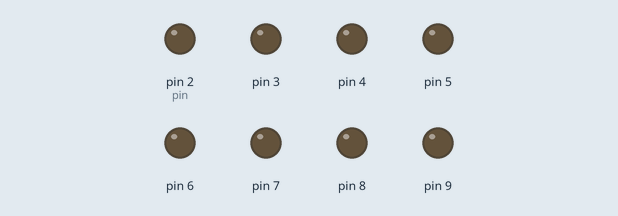
This sketch was run on a simulated Arduino Uno, built with avr-gcc and run on an emulated ATmega328P. Shown: output pins drawn as LEDs (lit = HIGH).

Above: at 2.0 s.
At 4.5 s:
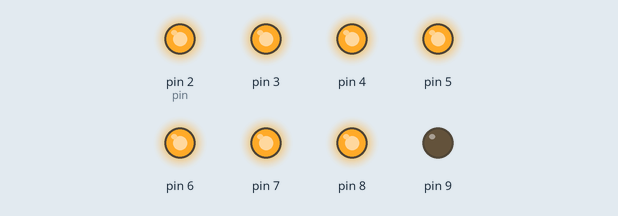
At 5.5 s:
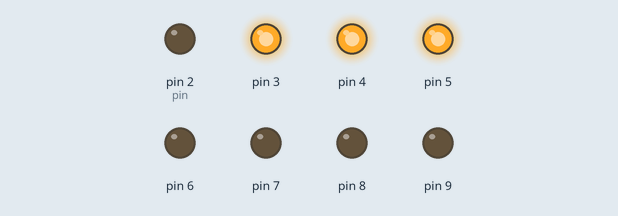
At 7.5 s:
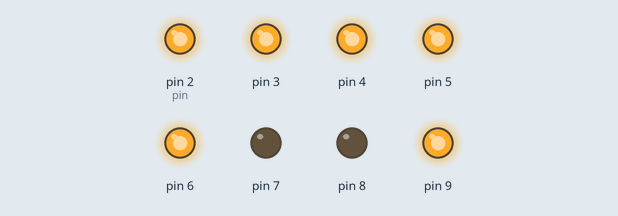
At 9.5 s:
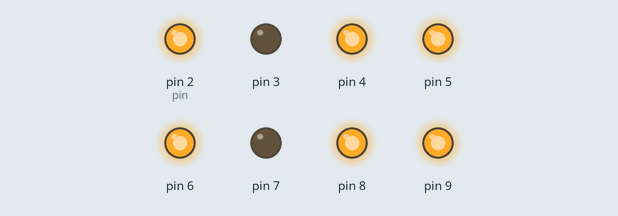
At 12.5 s:
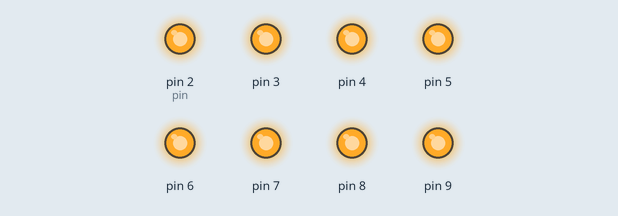
Timing chart, 0 to 15.0 s (numbered marks = the images above):
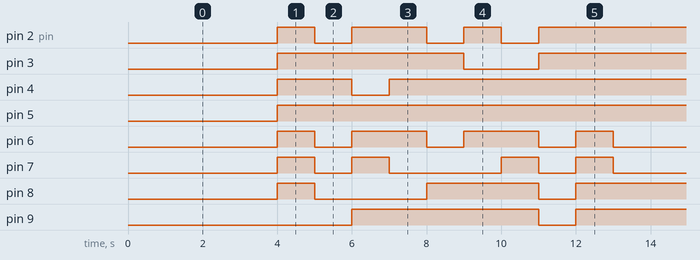

The sketch:

_01_11_7segment.ino
```cpp
byte digits[10][8] = {
    //a  b  c  .  d  e  f  g
    { 1, 1, 1, 1, 1, 1, 1, 0},  // for displaying 0
    { 0, 1, 1, 1, 0, 0, 0, 0},  // for displaying 1
    { 1, 1, 0, 1, 1, 1, 0, 1},  // for displaying 2
    { 1, 1, 1, 1, 1, 0, 0, 1},  // for displaying 3
    { 0, 1, 1, 1, 0, 0, 1, 1},  // for displaying 4
    { 1, 0, 1, 1, 1, 0, 1, 1},  // for displaying 5
    { 0, 0, 1, 1, 1, 1, 1, 1},  // for displaying 6
    { 1, 1, 1, 1, 0, 0, 0, 0},  // for displaying 7
    { 1, 1, 1, 1, 1, 1, 1, 1},  // for displaying 8
    { 1, 1, 1, 1, 0, 0, 1, 1},  // for displaying 9
};

void setup() {
    for(int i=2; i<10; i++){
        pinMode(i, OUTPUT);
    }
}
void loop() {
    //displayDigit(1);
    delay(3000);
    for (int i=0;i<10;i++) {
        delay(1000);
        displayDigit(i);
    }
}

void displayDigit(int num){
    int pin = 2;
    for(int i=0; i<8; i++){
        digitalWrite(pin+i, digits[num][i]);
    }
}
```

Measured:
- by itself, pin 2 (pin): repeats every 13.0 s: LOW 1.0 s, HIGH 2.0 s, LOW 1.0 s, HIGH 1.0 s, LOW 1.0 s, HIGH 7.0 s
- by itself, pin 3: repeats every 13.0 s: LOW 2.0 s, HIGH 11.0 s
- by itself, pin 4: repeats every 13.0 s: LOW 1.0 s, HIGH 12.0 s
- by itself, pin 5: LOW → HIGH at 4.0 s
- by itself, pin 6: repeats every 13.0 s: 2 × (LOW 1.0 s, HIGH 2.0 s), LOW 1.0 s, HIGH 1.0 s, LOW 4.0 s, HIGH 1.0 s
- by itself, pin 7: repeats every 13.0 s: LOW 1.0 s, HIGH 1.0 s, LOW 3.0 s, HIGH 1.0 s, LOW 1.0 s, HIGH 1.0 s, LOW 4.0 s, HIGH 1.0 s
- by itself, pin 8: repeats every 13.0 s: LOW 3.0 s, HIGH 3.0 s, LOW 1.0 s, HIGH 6.0 s
- by itself, pin 9: repeats every 13.0 s: LOW 1.0 s, HIGH 5.0 s, LOW 2.0 s, HIGH 5.0 s
